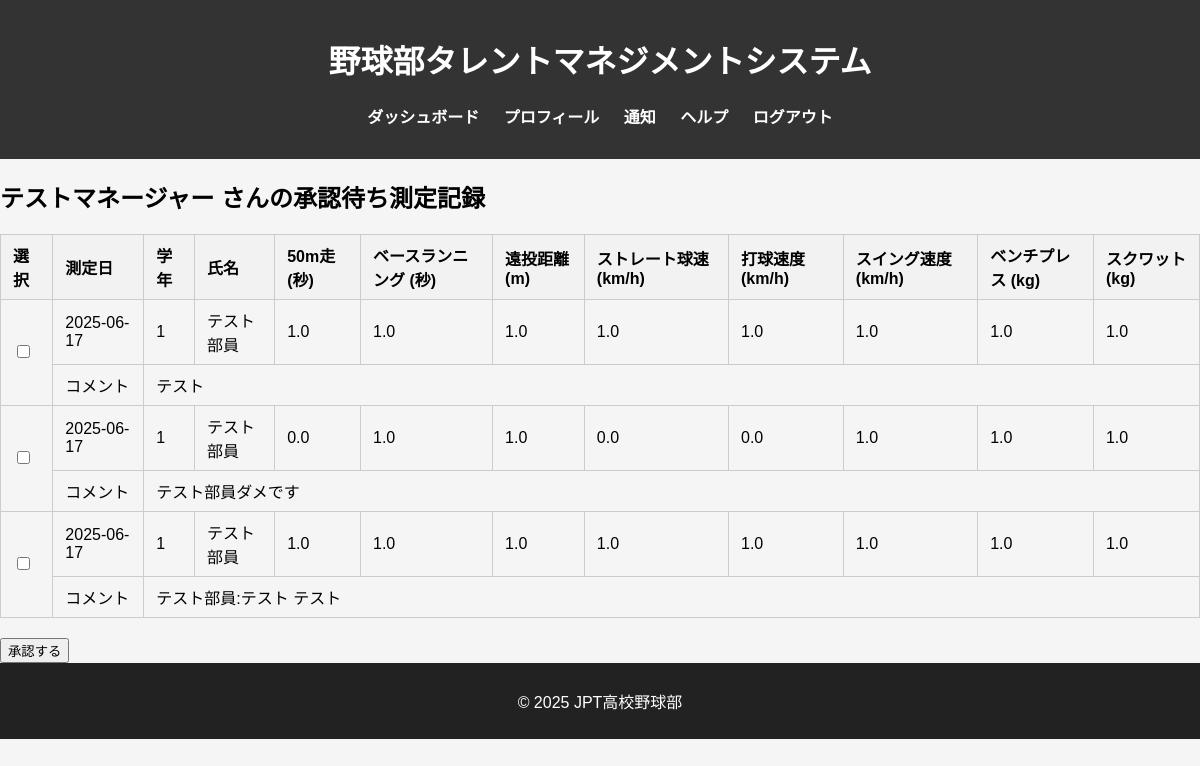
The app's page /notice/my/notice (signed in) with its own data.
### db_models.py (models this page shows, shortened)
class User(db.Model, UserMixin):
    __tablename__ = 'users'
    user_id = db.Column(db.Integer, primary_key=True)
    fs_uniquifier = db.Column(db.String(64), unique=True, nullable=False, default=lambda: str(uuid.uuid4()))  # 追加
    name = db.Column(db.String(100), nullable=False)
    password_hash = db.Column(db.String(200), nullable=False)
    grade = db.Column(db.Integer, nullable=True)
    is_active = db.Column(db.Boolean, default=True)
    created_at = db.Column(db.DateTime, default=lambda: datetime.now(tz=ZoneInfo('Asia/Tokyo')))
    updated_at = db.Column(db.DateTime, default=lambda: datetime.now(tz=ZoneInfo('Asia/Tokyo')),
                           onupdate=lambda: datetime.now(tz=ZoneInfo('Asia/Tokyo')))
    roles = db.relationship('Role', secondary='user_roles', backref=db.backref('users', lazy='dynamic'))
    def get_id(self):
        return str(self.user_id)  # Flask-Login 用の get_id()
    def has_any_role(self, *roles):
        return any(role.name in roles for role in self.roles)

class MeasurementRecord(db.Model):
    __tablename__ = 'measurement_records'
    record_id = db.Column(db.Integer, primary_key=True)
    user_id = db.Column(db.Integer, db.ForeignKey('users.user_id'), nullable=False)  # 部員のユーザーID
    measurement_date = db.Column(db.Date, nullable=False)  # 測定日
    run_50m = db.Column(db.Float)  # 50m走
    base_running = db.Column(db.Float)  # ベースランニング
    long_throw = db.Column(db.Float)  # 遠投距離
    straight_speed = db.Column(db.Float)  # ストレート球速
    hit_speed = db.Column(db.Float)  # 打球速度
    swing_speed = db.Column(db.Float)  # スイング速度
    bench_press = db.Column(db.Float)  # ベンチプレス
    squat = db.Column(db.Float)  # スクワット
    status = db.Column(db.Enum('draft', 'pending_coach', 'approved', 'rejected', name='status_enum'),
                       nullable=False)  # 承認ステータス
    created_by = db.Column(db.Integer, db.ForeignKey('users.user_id'), nullable=False)  # 記録作成者のユーザーID
    created_at = db.Column(db.DateTime, default=lambda: datetime.now(tz=ZoneInfo('Asia/Tokyo')))
    updated_at = db.Column(db.DateTime, default=lambda: datetime.now(tz=ZoneInfo('Asia/Tokyo')),
                           onupdate=lambda: datetime.now(tz=ZoneInfo('Asia/Tokyo')))
    comment = db.Column(db.String(1000))
    user = db.relationship('User', foreign_keys=[user_id])  # 部員とのリレーション
    creator = db.relationship('User', foreign_keys=[created_by])  # 記録作成者とのリレーション

### blueprints/notice.py (the view)
@notice_bp.route('/my/notice')
@login_required
@roles_accepted("member", "manager", "coach")
def notice():
    user_id = current_user.get_id()
    user = User.query.get(user_id)
    if current_user.has_role("member"):
        records = MeasurementRecord.query.filter_by(user_id=user_id, status='draft').all()
    if current_user.has_role("coach"):
        records = MeasurementRecord.query.filter_by(status='pending_coach').all()
    if current_user.has_role("manager"):
        records = MeasurementRecord.query.filter_by(status='rejected').all()
    return render_template('notice.html', user=user, records=records)

### app.py (called while the page is built)
@login_manager.user_loader
def load_user(user_id):
    return User.query.get(int(user_id))

### templates/notice.html (shortened to what this page needs)
{% extends "base.html" %}
{% block content %}
<h2>{{ user.name }} さんの承認待ち測定記録</h2>
<form method="POST" action="{{ url_for('notice.approve_records') }}">
    <table class="member-table">
        <thead>
            <tr>
                <th>選択</th>
                <th>測定日</th>
                <th>学年</th>
                <th>氏名</th>
                <th>50m走 (秒)</th>
                <th>ベースランニング (秒)</th>
                <th>遠投距離 (m)</th>
                <th>ストレート球速 (km/h)</th>
                <th>打球速度 (km/h)</th>
                <th>スイング速度 (km/h)</th>
                <th>ベンチプレス (kg)</th>
                <th>スクワット (kg)</th>
            </tr>
        </thead>
        <tbody>
            {% for record in records %}
            <tr>
                <td rowspan="2"><input type="checkbox" name="record_ids" value="{{ record.record_id }}"></td>
                <td>{{ record.measurement_date }}</td>
                <td>{{ record.user.grade }}</td>
                <td>{{ record.user.name }}</td>
                <td>{{ record.run_50m }}</td>
                <td>{{ record.base_running }}</td>
                <td>{{ record.long_throw }}</td>
                <td>{{ record.straight_speed }}</td>
                <td>{{ record.hit_speed }}</td>
                <td>{{ record.swing_speed }}</td>
                <td>{{ record.bench_press }}</td>
                <td>{{ record.squat }}</td>
            </tr>
            <tr>
                <td>コメント</td>
                <td colspan="10">{{ record.comment }}</td>
            </tr>
            {% endfor %}
        </tbody>
    </table>
  <button type="submit" name="action" value="approve">承認する</button><br>
</form>
{% endblock %}

### static/styles.css (style rules this page uses)
body { font-family: Arial, sans-serif; margin: 0; padding: 0; background-color: #f5f5f5; }
table.member-table { border-collapse: collapse; width: 100%; margin: 20px 0; }
table.member-table th, table.member-table td { border: 1px solid #ccc; padding: 8px 12px; text-align: left; }
table.member-table th { background-color: #f2f2f2; }

### records on screen
User: name "テストマネージャー"
MeasurementRecord: measurement_date "2025-06-17", user.grade "1", user.name "テスト部員", run_50m "1.0", base_running "1.0", long_throw "1.0", straight_speed "1.0", hit_speed "1.0", swing_speed "1.0", bench_press "1.0", squat "1.0", comment "テスト"
MeasurementRecord: measurement_date "2025-06-17", user.grade "1", user.name "テスト部員", run_50m "0.0", base_running "1.0", long_throw "1.0", straight_speed "0.0", hit_speed "0.0", swing_speed "1.0", bench_press "1.0", squat "1.0", comment "テスト部員ダメです"
MeasurementRecord: measurement_date "2025-06-17", user.grade "1", user.name "テスト部員", run_50m "1.0", base_running "1.0", long_throw "1.0", straight_speed "1.0", hit_speed "1.0", swing_speed "1.0", bench_press "1.0", squat "1.0", comment "テスト部員:テスト テスト"
